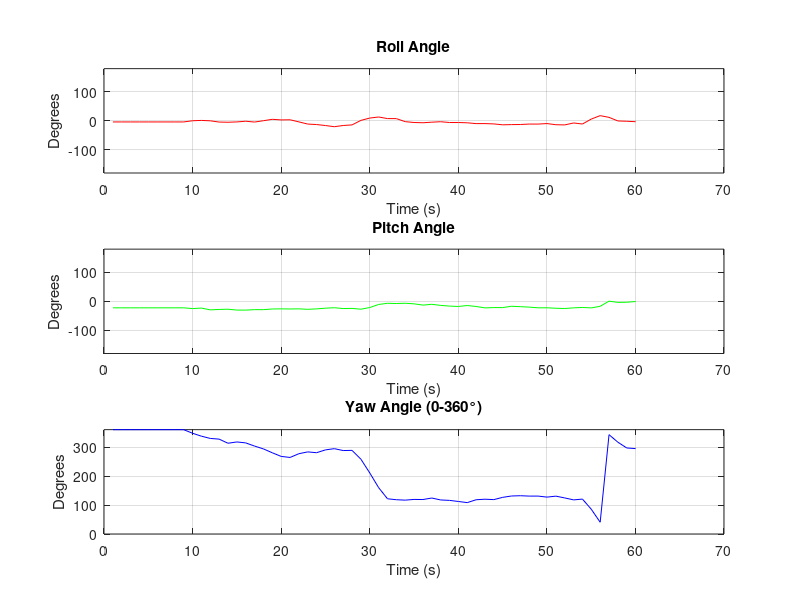

MATLAB code to generate this figure:
function BNO055_Data_Plotter()
    % Versione semplificata garantita per i grafici 2D
    try
        % Caricamento dati con fallback al CSV
        if exist('imu_data.mat', 'file')
            load('imu_data.mat');
        else
            data = readtable('imu_data.csv');
            timestamps = data.Timestamp;
            eulerAngles = [data.Roll, data.Pitch, data.Yaw];
        end
        
        % Creazione figura per i grafici 2D
        figure('Name', 'BNO055 Angles - SOLO 2D', 'NumberTitle', 'off', 'Position', [100, 100, 1000, 800]);
        
        % Plot Roll (semplice e garantito)
        subplot(3,1,1);
        plot(timestamps, eulerAngles(:,1), 'r-');
        title('Roll Angle');
        xlabel('Time (s)');
        ylabel('Degrees');
        grid on;
        ylim([-180 180]);
        
        % Plot Pitch (semplice e garantito)
        subplot(3,1,2);
        plot(timestamps, eulerAngles(:,2), 'g-');
        title('Pitch Angle');
        xlabel('Time (s)');
        ylabel('Degrees');
        grid on;
        ylim([-180 180]);
        
        % Plot Yaw (semplice e garantito)
        subplot(3,1,3);
        plot(timestamps, mod(eulerAngles(:,3), 360), 'b-'); % Yaw 0-360°
        title('Yaw Angle (0-360°)');
        xlabel('Time (s)');
        ylabel('Degrees');
        grid on;
        ylim([0 360]);
        
        disp('Grafici 2D generati con successo!');
        
    catch ME
        error(['Errore durante l''esecuzione: ' ME.message]);
    end
end

%%%%%%%%%%%%%%%%%%%%%%%%%%%%%%%%%%%%%%%%%%%%%%%%%%%%%%%%%%%%%%%%%%%%%%%%%%%%%%%%%%%%%

% function BNO055_Data_Plotter()
%     % Carica i dati
%     if exist('imu_data.mat', 'file')
%         load('imu_data.mat');
%     else
%         error('File imu_data.mat non trovato. Esegui prima Serial_Reader_BNO055.m');
%     end
% 
%     % Crea figure con subplot
%     figure('Name', 'BNO055 Euler Angles', 'NumberTitle', 'off', 'Position', [100, 100, 1000, 700]);
% 
%     % Plot Roll
%     subplot(3,1,1);
%     plot(timestamps, eulerAngles(:,1)), grid on;
%     title('Roll Angle');
%     xlabel('Time (s)');
%     ylabel('Angle (degrees)');
%     ylim([-180 180]);
% 
%     % Plot Pitch
%     subplot(3,1,2);
%     plot(timestamps, eulerAngles(:,2)), grid on;
%     title('Pitch Angle');
%     xlabel('Time (s)');
%     ylabel('Angle (degrees)');
%     ylim([-180 180]);
% 
%     % Plot Yaw
%     subplot(3,1,3);
%     plot(timestamps, eulerAngles(:,3)), grid on;
%     title('Yaw Angle');
%     xlabel('Time (s)');
%     ylabel('Angle (degrees)');
%     ylim([-180 180]);
% 
%     % Plot 3D Orientation (semplificato)
%     figure('Name', '3D Orientation', 'NumberTitle', 'off');
%     for i = 1:20:length(timestamps)
%         cla;
%         roll = eulerAngles(i,1);
%         pitch = eulerAngles(i,2);
%         yaw = eulerAngles(i,3);
% 
%         % Converti in radianti
%         roll_rad = deg2rad(roll);
%         pitch_rad = deg2rad(pitch);
%         yaw_rad = deg2rad(yaw);
% 
%         % Crea matrice di rotazione
%         R = rotz(yaw) * roty(pitch) * rotx(roll);
% 
%         % Disegna gli assi
%         axisLength = 0.5;
%         hold on;
%         quiver3(0,0,0, R(1,1),R(2,1),R(3,1), 'r', 'LineWidth', 2); % X
%         quiver3(0,0,0, R(1,2),R(2,2),R(3,2), 'g', 'LineWidth', 2); % Y
%         quiver3(0,0,0, R(1,3),R(2,3),R(3,3), 'b', 'LineWidth', 2); % Z
%         hold off;
% 
%         axis equal;
%         axis([-1 1 -1 1 -1 1]);
%         view(30,30);
%         title(sprintf('Orientamento 3D (t=%.1fs)', timestamps(i)));
%         legend('X', 'Y', 'Z');
%         drawnow;
%     end
% end
% 
% % Funzioni helper per matrici di rotazione
% function R = rotx(angle_deg)
%     angle = deg2rad(angle_deg);
%     R = [1 0 0;
%          0 cos(angle) -sin(angle);
%          0 sin(angle) cos(angle)];
% end
% 
% function R = roty(angle_deg)
%     angle = deg2rad(angle_deg);
%     R = [cos(angle) 0 sin(angle);
%          0 1 0;
%          -sin(angle) 0 cos(angle)];
% end
% 
% function R = rotz(angle_deg)
%     angle = deg2rad(angle_deg);
%     R = [cos(angle) -sin(angle) 0;
%          sin(angle) cos(angle) 0;
%          0 0 1];
% end

%%%%%%%%%%%%%



% function BNO055_Data_Plotter()
%     % Carica i dati
%     if exist('imu_data.mat', 'file')
%         load('imu_data.mat');
%     else
%         error('File imu_data.mat non trovato. Esegui prima Serial_Reader_BNO055.m');
%     end
% 
%     % Crea figure con subplot
%     figure('Name', 'BNO055 Euler Angles', 'NumberTitle', 'off', 'Position', [100, 100, 1000, 700]);
% 
%     % Plot Roll
%     subplot(3,1,1);
%     plot(timestamps, eulerAngles(:,1), grid on;
%     title('Roll Angle');
%     xlabel('Time (s)');
%     ylabel('Angle (degrees)');
%     ylim([-180 180]);
% 
%     % Plot Pitch
%     subplot(3,1,2);
%     plot(timestamps, eulerAngles(:,2), grid on;
%     title('Pitch Angle');
%     xlabel('Time (s)');
%     ylabel('Angle (degrees)');
%     ylim([-180 180]);
% 
%     % Plot Yaw
%     subplot(3,1,3);
%     plot(timestamps, eulerAngles(:,3), grid on;
%     title('Yaw Angle');
%     xlabel('Time (s)');
%     ylabel('Angle (degrees)');
%     ylim([-180 180]);
% 
%     % Plot 3D Orientation (semplificato)
%     figure('Name', '3D Orientation', 'NumberTitle', 'off');
%     for i = 1:20:length(timestamps)
%         cla;
%         roll = eulerAngles(i,1);
%         pitch = eulerAngles(i,2);
%         yaw = eulerAngles(i,3);
% 
%         % Converti in radianti
%         roll_rad = deg2rad(roll);
%         pitch_rad = deg2rad(pitch);
%         yaw_rad = deg2rad(yaw);
% 
%         % Crea matrice di rotazione
%         R = rotz(yaw) * roty(pitch) * rotx(roll);
% 
%         % Disegna gli assi
%         axisLength = 0.5;
%         hold on;
%         quiver3(0,0,0, R(1,1),R(2,1),R(3,1), 'r', 'LineWidth', 2); % X
%         quiver3(0,0,0, R(1,2),R(2,2),R(3,2), 'g', 'LineWidth', 2); % Y
%         quiver3(0,0,0, R(1,3),R(2,3),R(3,3), 'b', 'LineWidth', 2); % Z
%         hold off;
% 
%         axis equal;
%         axis([-1 1 -1 1 -1 1]);
%         view(30,30);
%         title(sprintf('Orientamento 3D (t=%.1fs)', timestamps(i)));
%         legend('X', 'Y', 'Z');
%         drawnow;
%     end
% end
% 
% % Funzioni helper per matrici di rotazione
% function R = rotx(angle_deg)
%     angle = deg2rad(angle_deg);
%     R = [1 0 0;
%          0 cos(angle) -sin(angle);
%          0 sin(angle) cos(angle)];
% end
% 
% function R = roty(angle_deg)
%     angle = deg2rad(angle_deg);
%     R = [cos(angle) 0 sin(angle);
%          0 1 0;
%          -sin(angle) 0 cos(angle)];
% end
% 
% function R = rotz(angle_deg)
%     angle = deg2rad(angle_deg);
%     R = [cos(angle) -sin(angle) 0;
%          sin(angle) cos(angle) 0;
%          0 0 1];
% end